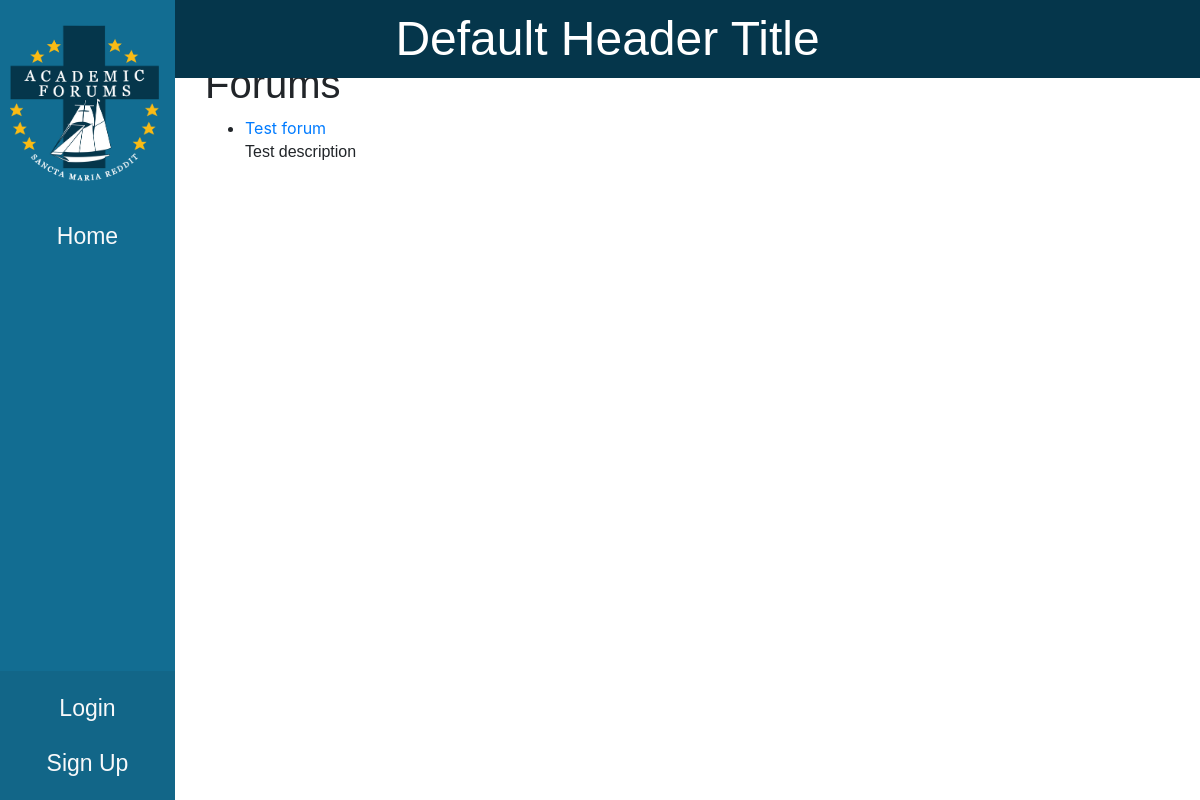
The app's page /forums, older data.
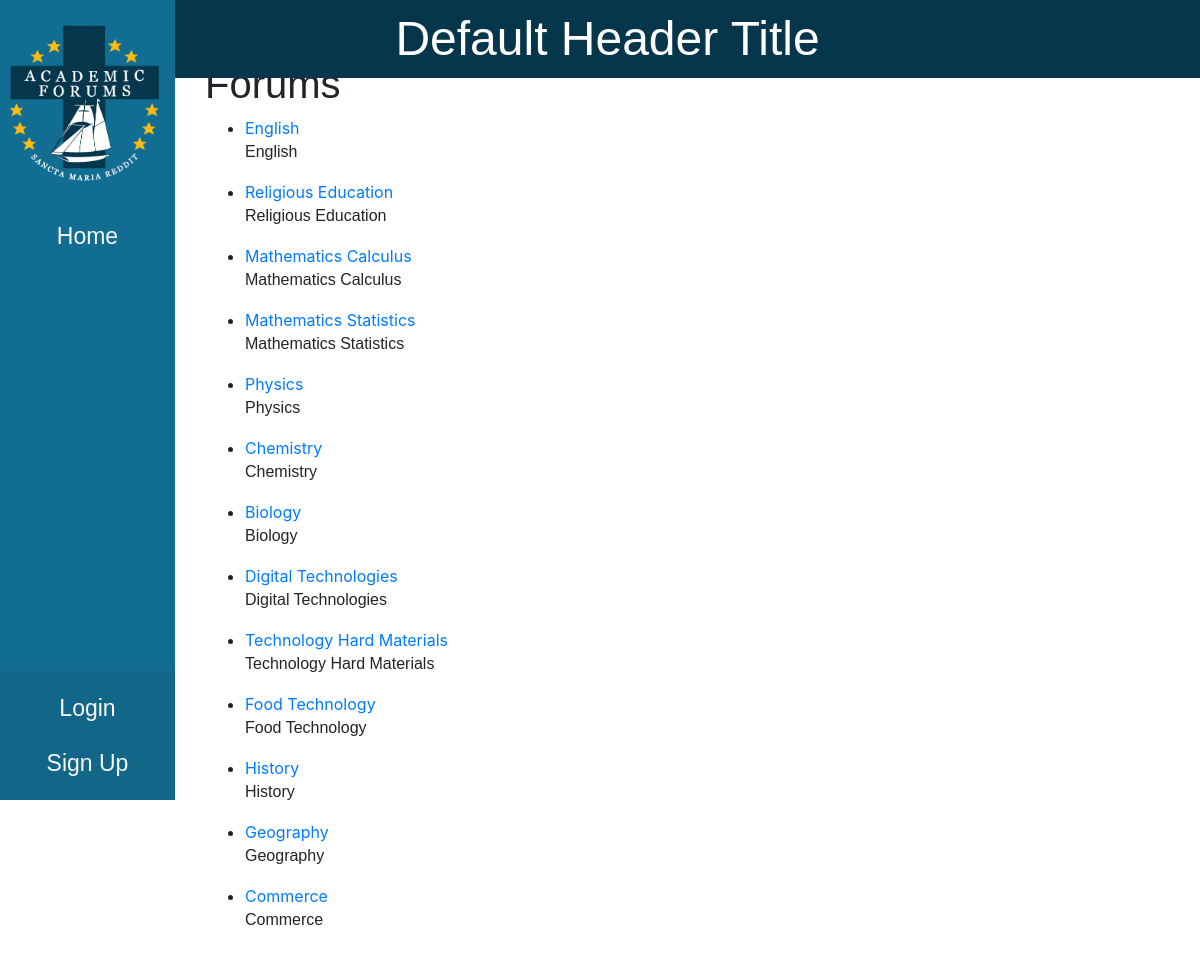
The same page, newer data.
### website/models.py (models this page shows)
class Forum(db.Model):
    id = db.Column(db.Integer, primary_key=True)
    title = db.Column(db.String(150), unique=True, nullable=False)
    description = db.Column(db.Text, nullable=True)
    posts = db.relationship('Post', backref='forum', lazy=True, cascade='all, delete-orphan')
    users = db.relationship('User', secondary=user_forum_association, back_populates='forums')

### website/forums.py (the view)
@forums.route('/forums')
def forum_home():
    forums = Forum.query.all()
    return render_template('forums.html', forums=forums, user=current_user)

### website/templates/forums.html (shortened to what this page needs)
{% extends 'base.html' %}
{% block content %}
  <div class="content-container">
    <div class="main-content">
      <div class="container">
        <h1>Forums</h1>
        <ul>
          {% for forum in forums %}
            <li>
              <a href="{{ url_for('forums.view_forum', forum_title=forum.title) }}">{{ forum.title }}</a>
              <p>{{ forum.description }}</p>
            </li>
          {% endfor %}
        </ul>
      </div>
    </div>
  </div>
{% endblock %}

Row changes from the older to the newer data that the page shows:
removed Forum: title "Test forum", description "Test description"
added Forum: title "English", description "English"
added Forum: title "Religious Education", description "Religious Education"
added Forum: title "Mathematics Calculus", description "Mathematics Calculus"
added Forum: title "Mathematics Statistics", description "Mathematics Statistics"
added Forum: title "Physics", description "Physics"
added Forum: title "Chemistry", description "Chemistry"
added Forum: title "Biology", description "Biology"
added Forum: title "Digital Technologies", description "Digital Technologies"
added Forum: title "Technology Hard Materials", description "Technology Hard Materials"
added Forum: title "Food Technology", description "Food Technology"
added Forum: title "History", description "History"
added Forum: title "Geography", description "Geography"
added Forum: title "Commerce", description "Commerce"
